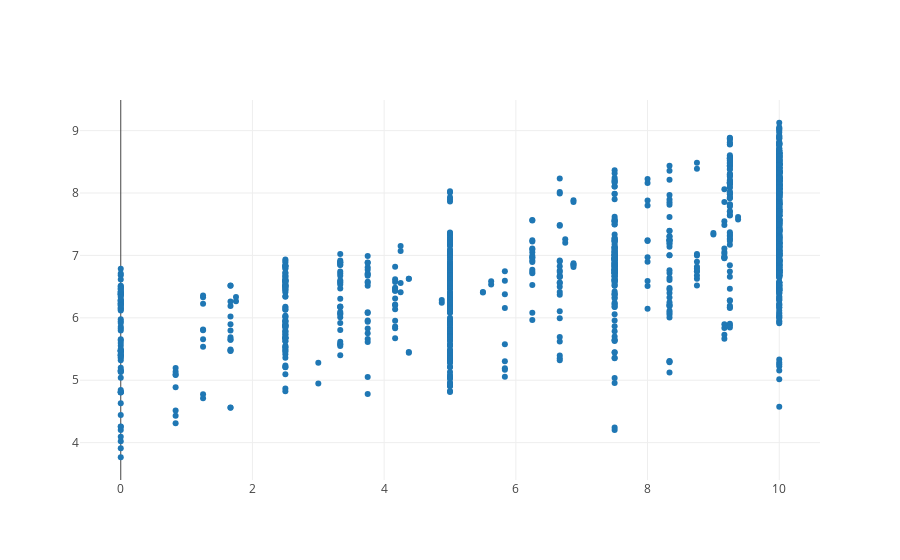

Notebook code cell kept with this figure:
### Markdown cell above
Sin los podemos comparar y asi evaluar cual es el comportamiento de acuerdo a el score que obtenga. Aparte estos valos se pueden ver influenciados tambien por la libertad economica.

### Code cell
#seaborn.barplot(data=dataset, x='pf_identity', y='hf_score')

data = [go.Scatter(x=dataset.pf_identity, y=dataset.hf_score,  mode = 'markers')]

iplot(data)

### Figure 1 — Plotly figure (JSON) as saved in the notebook; plotly's stock layout.template omitted (floating-point values rounded to 4 significant figures; data arrays with more than 128 entries replaced by an {"elided": "..."} marker saying what was removed)
{"data": [{"mode": "markers", "type": "scatter", "uid": "5f17ea7a-ea57-4137-9707-4f9d91229eb1", "x": {"elided": "1458 float values"}, "y": {"elided": "1458 float values"}}], "layout": {}}
